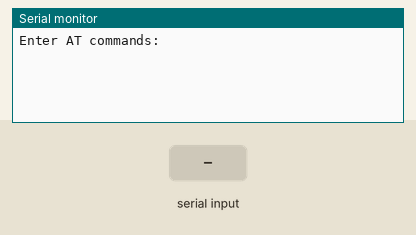
This sketch was run on a simulated Arduino Uno, built with avr-gcc and run on an emulated ATmega328P. Shown: the last lines printed to the serial monitor. The inputs (shaded band) are chosen by the test bench.

Above: at 1.2 s.
1.3 s: "1" received over the second serial link
At 2.5 s:
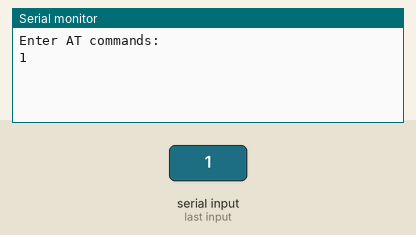
2.8 s: "0" received over the second serial link
At 3.8 s:
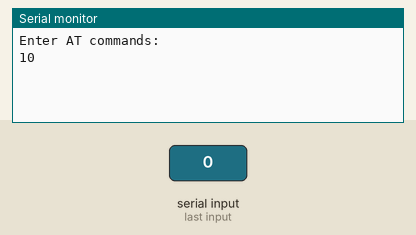

The sketch:

Bluetooth_AT_Command_Test.ino
```cpp
#include <SoftwareSerial.h>

SoftwareSerial mySerial (2,3); // RX, TX

void setup () {
    mySerial.begin(9600);
    Serial.begin(9600);
    Serial.println("Enter AT commands:");
}

void loop() {
    while (mySerial.available()) {
        Serial.write(mySerial.read());
    }

    while (Serial.available()) {
        mySerial.write(Serial.read());
    }
}
```

Measured:
- after the input at 1.3 s, the serial monitor: prints a new line at once (image 1)
- after the input at 2.8 s, the serial monitor: prints a new line at once (image 2)
